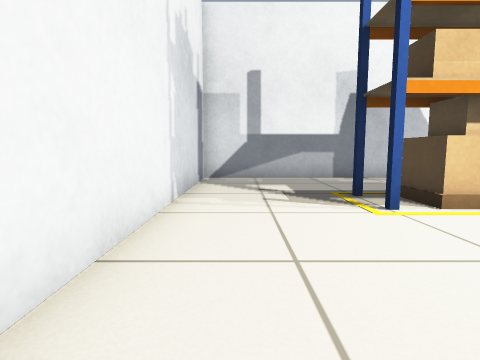
View 1 (above)

16 first-person views from a walk through a Gazebo world. The camera is 0.5 m above the floor, tilts 6° down and sees 80° across. The floor is counted in squares, 0.5 m on a side. Each view is taken from the middle of a square. On the plan, view 1 faces up. The plan holds only what a view shows up to about 11 squares ahead; the rest is blank.

View 2
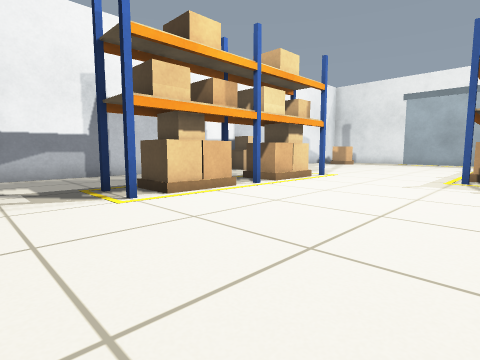

View 3
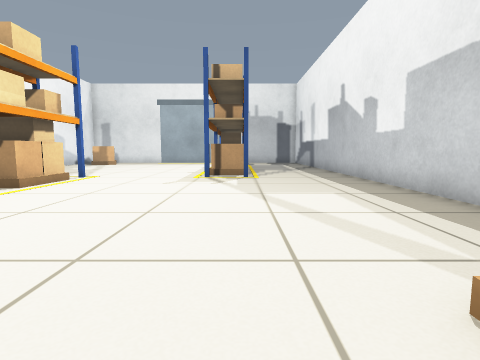

View 4
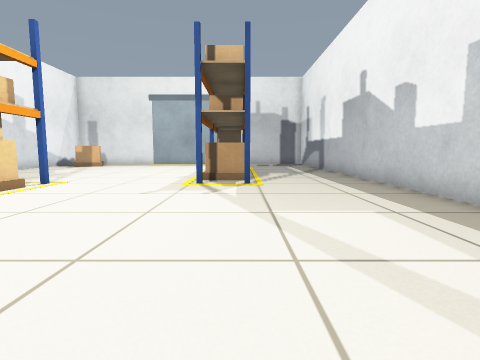

View 5
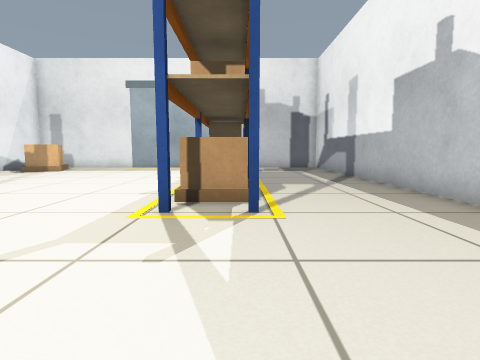

View 6
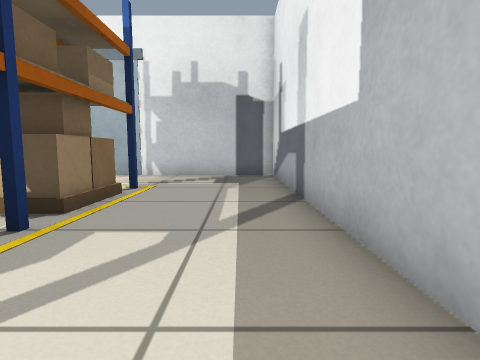

View 7
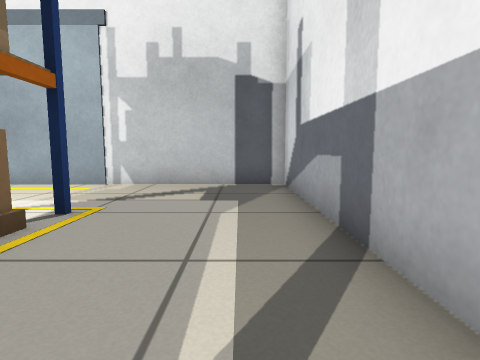

View 8
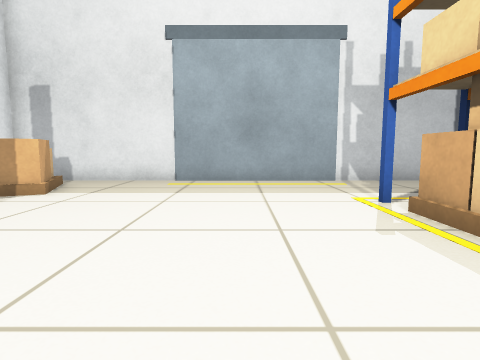

View 9
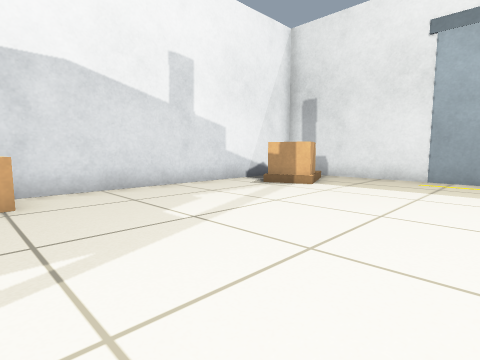

View 10
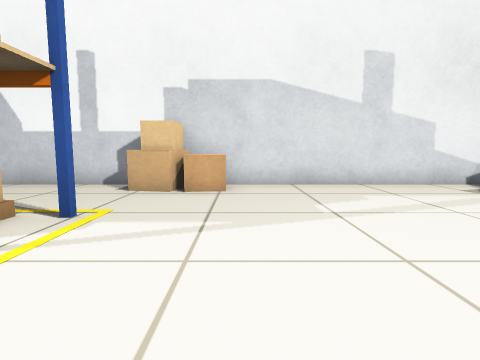

View 11
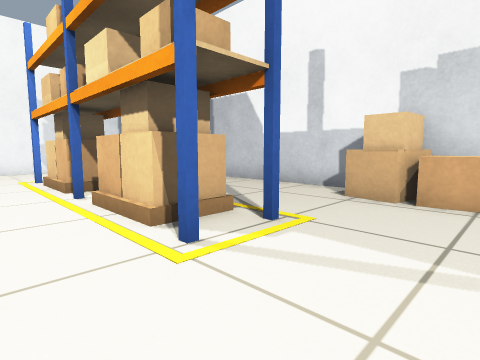

View 12
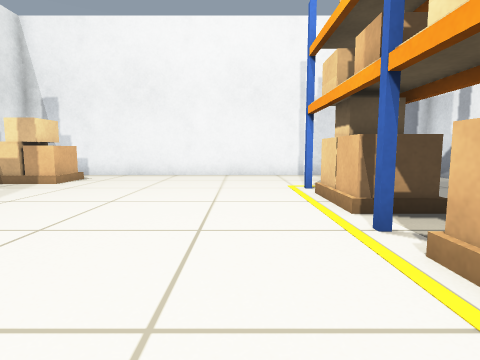

View 13
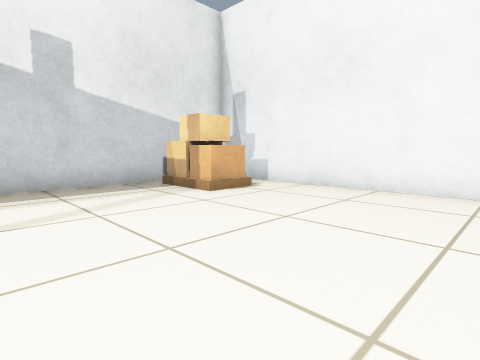

View 14
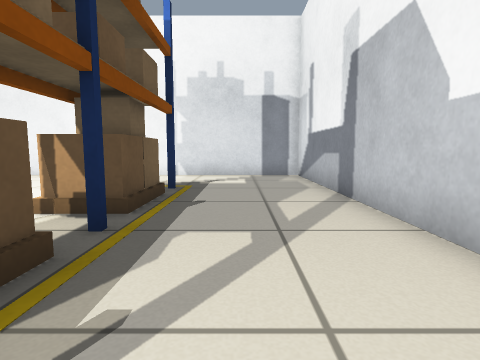

View 15
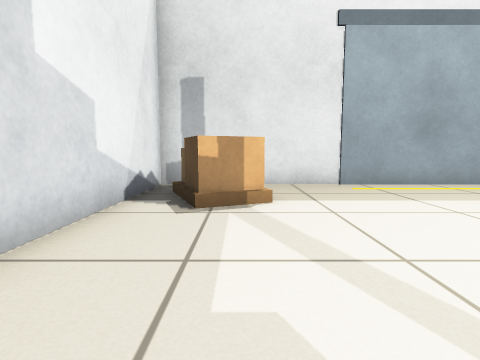

View 16
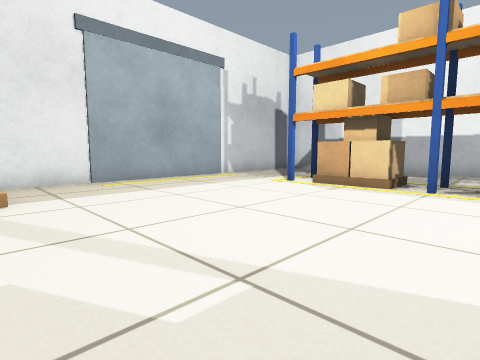

### Floor plan
Key: @ floor where view 1 was taken; # wall or solid block; . floor; R rack; L door leaf; O other object.
Columns run from 2 left of view 1 to 23 right of it. Each row starts with its distance up from view 1.
 11 #############  ###########
 10 #............OO..........#
  9 #...........OOO......OOO.#
  8 #....................OOO.#
  7 #........................#
  6 #....RRRRRRRR............#
  5 #....RRRRRRRR...........##
  4 #.......................#
  3 #.......................#
  2 #.......................#
  1 #.......................L
  0 #.@..........RRRRRRRR...##
 -1 #............RRRRRRRR....#
 -2 #........................#
 -3 #..O.....................#
 -4 # OO.....................#
 -5 #   .....................#
 -6  #########################

Where each view was taken, in squares from view 1:
view 1: 0 up, 0 right, facing up
view 2: 1 down, 0 right, facing up-right
view 3: 1 down, 0 right, facing right
view 4: 1 down, 2 right, facing right
view 5: 1 down, 6 right, facing right
view 6: 4 down, 11 right, facing right
view 7: 4 down, 14 right, facing right
view 8: 3 up, 13 right, facing right
view 9: 3 up, 12 right, facing up-right
view 10: 2 up, 13 right, facing up
view 11: 3 up, 13 right, facing up-left
view 12: 3 up, 10 right, facing left
view 13: 3 up, 6 right, facing down-left
view 14: 8 up, 10 right, facing left
view 15: 8 up, 14 right, facing right
view 16: 8 up, 13 right, facing down-right
